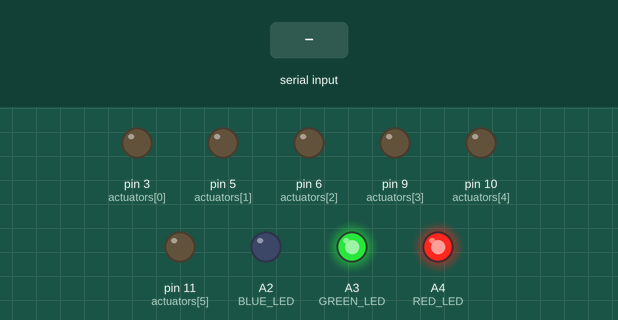
Bench run of a sketch on a simulated Arduino Uno, built with avr-gcc and run on an emulated ATmega328P. Parts: output pins drawn as LEDs (lit = HIGH). Inputs (shaded band) come from the test bench.

Above: at 3.3 s.
3.4 s: byte 255 (0xff) received over Serial
At 4.46 s:
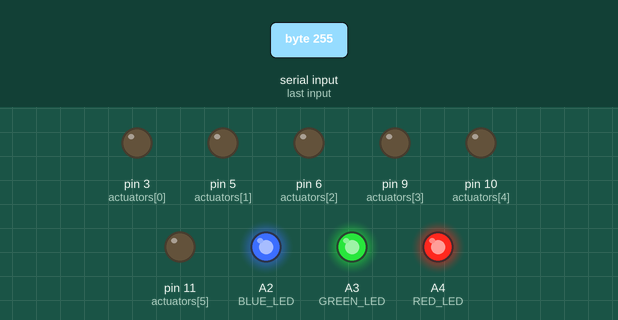
Timing chart, 0 to 6.4 s (numbered marks = the images above; inputs shaded):
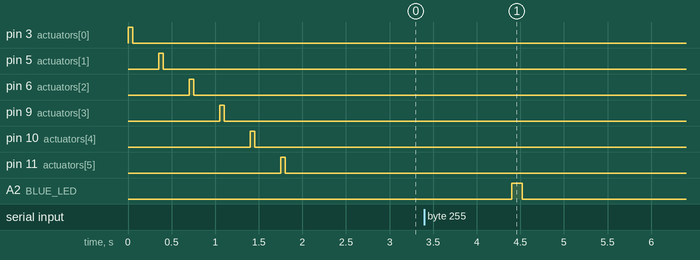

The sketch:

Brigid_serial.ino
```cpp
#define NUM_SOLENOIDS 6
// botnum/board type/board num
#define BOT_ID 1
#define BOT_TYPE 1
#define ARDUINO_ID 4

// will trigger each solinoid during init
#define BOOT_TEST 1
// will flash LED's when board receives message
#define LED_FEEDBACK 1

#include <avr/interrupt.h>
#include <avr/io.h>

#define LED_POWER 12
#define LED_STATUS 13
#define RED_LED A4
#define GREEN_LED A3
#define BLUE_LED A2
// brigid is 12 and 13
// #define RED_LED 12
// #define GREEN_LED 13
// #define BLUE_LED 13

char bytes[2];
short notes[NUM_SOLENOIDS];

int handshake = 0;
int statustimer = 0;

// actuator pins
int actuators[] = {
  3, 5, 6, 9, 10, 11
};

void setup() {
  Serial.begin(57600);
  // interrupt timer parameters
  TCCR2A = 1;
  TCCR2B = 3;
  TIMSK2 = 1;
  pinMode(RED_LED, OUTPUT);
  pinMode(GREEN_LED, OUTPUT);
  pinMode(BLUE_LED, OUTPUT);
  digitalWrite(GREEN_LED, HIGH);
  digitalWrite(RED_LED, HIGH);
  digitalWrite(BLUE_LED, LOW);
  for (int i = 0; i < NUM_SOLENOIDS; i++) {
    pinMode(actuators[i], OUTPUT);
    digitalWrite(actuators[i], LOW);
  }
  if (BOOT_TEST == 1){
    for (int i; i < 6; i++) {
      notes[i] = 50;
      delay(350);
    }
  }
}

ISR(TIMER2_OVF_vect) {
  // solenoid control
  for (int i = 0; i < NUM_SOLENOIDS; i++) {
    if (notes[i] > 0) {
      digitalWrite(actuators[i], HIGH);
      notes[i]--;
    }
    else {
      digitalWrite(actuators[i], LOW);
    }
  }
  if (statustimer > 0 && LED_FEEDBACK) {
    digitalWrite(BLUE_LED, HIGH);
    statustimer--;
  }
  else {
    digitalWrite(BLUE_LED, LOW);
  }
}

void loop() {
  if (Serial.available()) {
    if (Serial.read() == 0xff) {
      // reads in a two index array from ChucK
      Serial.readBytes(bytes, 2);
      // bit wise operations
      // ~~~~~~~~~~~~~~~~~~~
      // reads the first six bits for the note number
      // then reads the last ten bits for the note velocity
      int pitch = byte(bytes[0]) >> 2;
      int velocity = (byte(bytes[0]) << 8 | byte(bytes[1])) & 1023;
      // message required for "handshake" to occur
      // happens once per Arduino at the start of the ChucK serial code
      if (pitch == 63 && velocity == 1023 && handshake == 0) {
        Serial.write(BOT_ID);
        Serial.write(BOT_TYPE);
        Serial.write(ARDUINO_ID);
        handshake = 1;
        digitalWrite(GREEN_LED, LOW);
        digitalWrite(RED_LED, LOW);
      }
      if (pitch >= 0 && pitch <= NUM_SOLENOIDS) {
        statustimer = 120;
        notes[pitch] = (velocity * 0.5);
      }
    }
  }
}
```

Measured:
- after the input at 3.4 s, A2 (BLUE_LED): LOW → HIGH after 1.0 s, → LOW 0.12 s later
